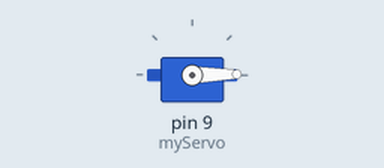
A sketch run on a simulated Arduino Uno, built with avr-gcc and run on an emulated ATmega328P. On the bench: servo.

Above: at 0.05 s.
At 2.2 s:
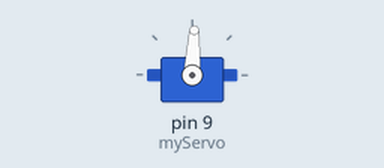
At 4.35 s:
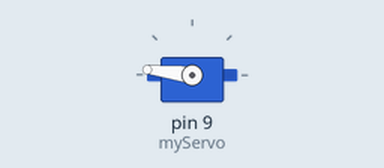
At 8.7 s:
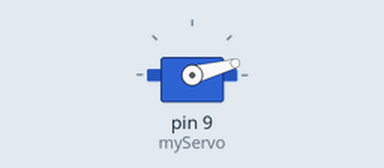
Timing chart, 0 to 11.8 s (numbered marks = the images above):
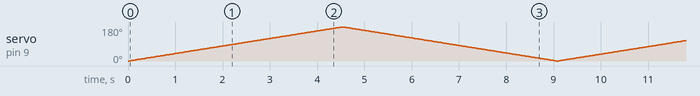

The sketch:

Servo.ino
```cpp
#include <Servo.h>

Servo myServo;

int position;

void setup() {
  myServo.attach(9);
}
void moveToPosition() {
  myServo.write(0);
  delay(2000);
  myServo.write(90);
  delay(2000);
  myServo.write(180);
  delay(2000);
  myServo.write(90);
  delay(2000);
}
void moveCircle(){
    for(int pos=0; pos<=180; pos++ )
    {
        myServo.write(pos);
        delay(25);
    }
    for(int pos=180; pos>=0; pos-- )
    {
        myServo.write(pos);
        delay(25);
    }
}


// added potentiometar
// map - used for analog read
void analogPosition() {
  int voltage = analogRead(A0);
  position = map(voltage, 0, 1023, 0, 180);
  myServo.write(position);
}

void loop() {
    moveCircle();
}
```
